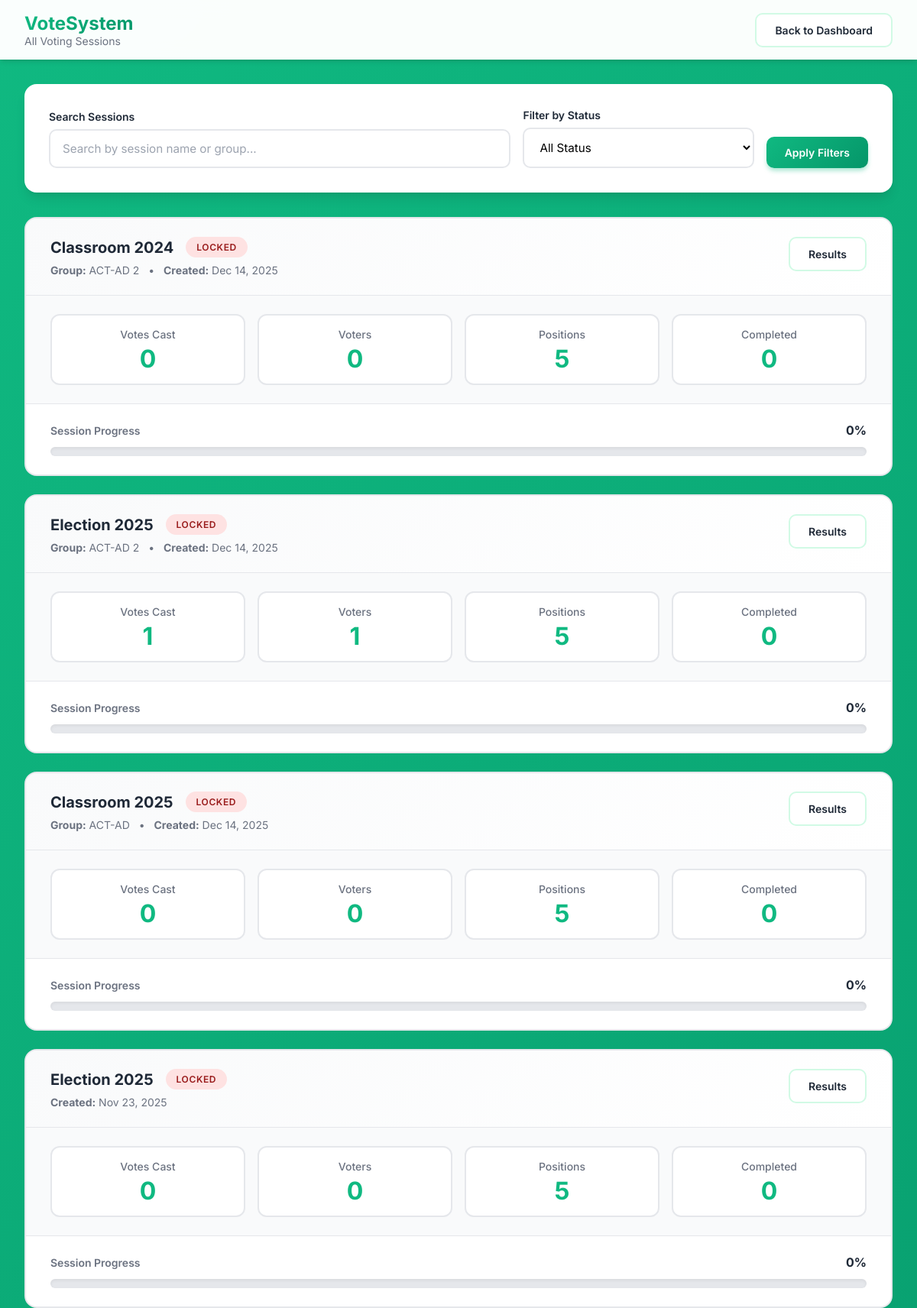
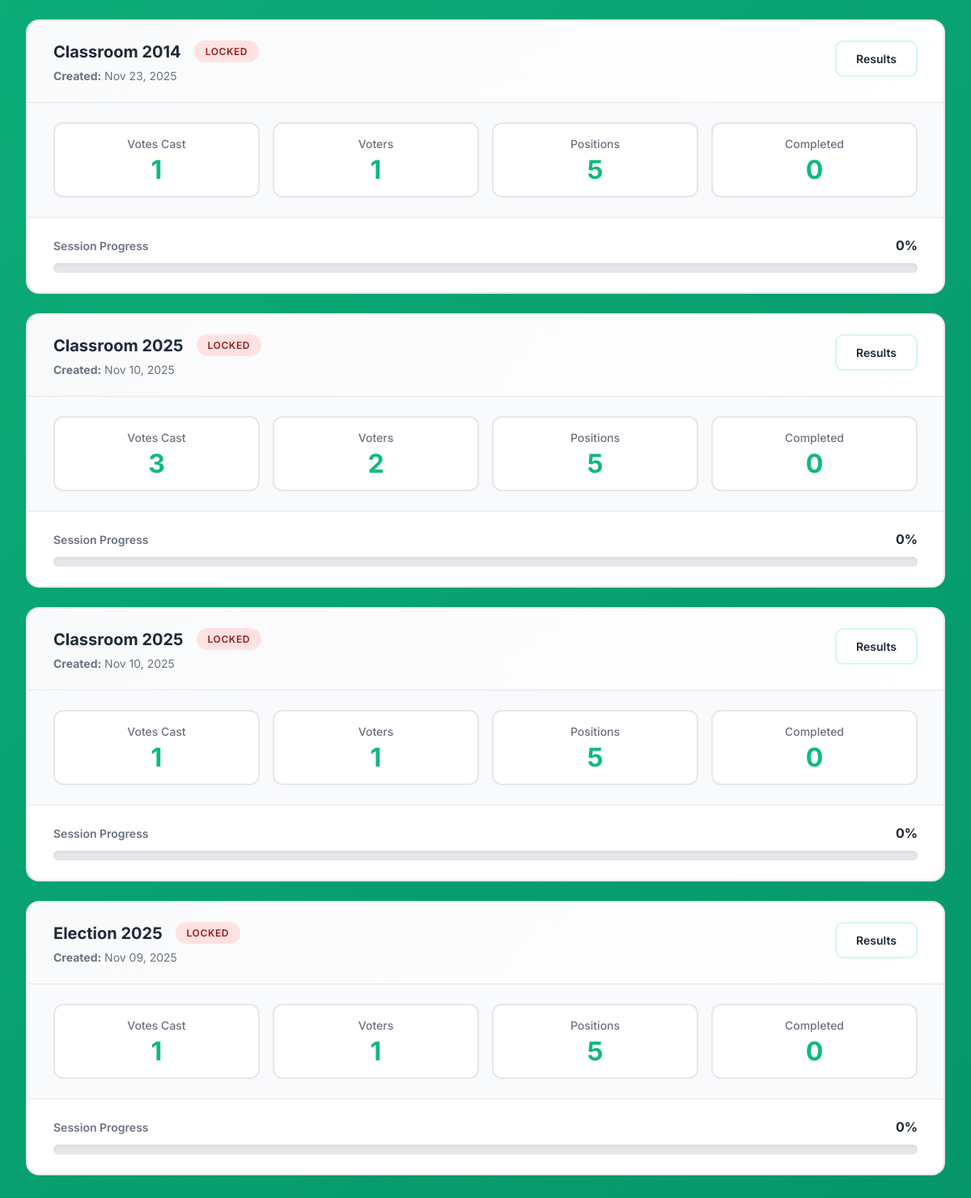
/helper/all_sessions.php (signed in), run on the app's committed database (2 pictures, top to bottom).
### tables this page shows
CREATE TABLE `voting_sessions` (
  `id` int(11) NOT NULL,
  `session_name` varchar(100) NOT NULL,
  `group_id` int(11) DEFAULT NULL,
  `description` text DEFAULT NULL,
  `start_date` date DEFAULT NULL,
  `end_date` date DEFAULT NULL,
  `status` enum('pending','active','paused','locked','completed') DEFAULT 'pending',
  `current_position_id` int(11) DEFAULT NULL,
  `created_by` int(11) NOT NULL,
  `created_at` timestamp NOT NULL DEFAULT current_timestamp(),
  `locked_at` timestamp NULL DEFAULT NULL,
  `deleted_at` timestamp NULL DEFAULT NULL,
  `deleted_by` int(11) DEFAULT NULL
);

CREATE TABLE `student_groups` (
  `id` int(11) NOT NULL,
  `group_name` varchar(100) NOT NULL,
  `description` text DEFAULT NULL,
  `created_at` timestamp NOT NULL DEFAULT current_timestamp(),
  `deleted_at` timestamp NULL DEFAULT NULL,
  `deleted_by` int(11) DEFAULT NULL
);

### helper/all_sessions.php (the view, shortened to what this page needs)
<?php
$conn = getDBConnection();
$searchTerm = isset($_GET['search']) ? trim($_GET['search']) : '';
$statusFilter = isset($_GET['status']) ? $_GET['status'] : 'all';
$query = "SELECT vs.*,
          sg.group_name,
          (SELECT COUNT(*) FROM votes WHERE session_id = vs.id) as total_votes,
          (SELECT COUNT(DISTINCT voter_id) FROM votes WHERE session_id = vs.id) as unique_voters,
          (SELECT COUNT(*) FROM positions) as total_positions,
          (SELECT COUNT(DISTINCT position_id) FROM candidates WHERE status IN ('elected', 'lost')) as completed_positions
          FROM voting_sessions vs
          LEFT JOIN student_groups sg ON vs.group_id = sg.id
          WHERE 1=1";
$query .= " ORDER BY vs.id DESC";
$stmt = $conn->prepare($query);
$stmt->execute();
$sessions = $stmt->get_result();
?>
<!DOCTYPE html>
<html lang="en">
<head>
</head>
<body>
    <nav class="modern-navbar">
        <div class="navbar-content">
            <div class="navbar-brand">
                <div class="brand-text">
                    <h1>VoteSystem</h1>
                    <p>All Voting Sessions</p>
                </div>
            </div>
            <a href="../admin/admin_dashboard.php" class="btn-modern btn-secondary">Back to Dashboard</a>
        </div>
    </nav>
    <div class="modern-container">
        <div class="modern-card fade-in">
            <div class="card-body">
                <form method="GET" class="filter-form">
                    <div class="form-group">
                        <label class="form-label">Search Sessions</label>
                        <input type="text" name="search" class="form-input"
                               placeholder="Search by session name or group..."
                               value="<?php echo htmlspecialchars($searchTerm); ?>">
                    </div>
                    <div class="form-group">
                        <label class="form-label">Filter by Status</label>
                        <select name="status" class="form-select">
                            <option value="all" <?php echo $statusFilter === 'all' ? 'selected' : ''; ?>>All Status</option>
                        </select>
                    </div>
                    <button type="submit" class="btn-modern btn-primary">
                        Apply Filters
                    </button>
                </form>
            </div>
        </div>
        <?php if ($sessions->num_rows > 0): ?>
            <?php
            $delay = 0.1;
            while ($session = $sessions->fetch_assoc()):
                $delay += 0.05;
                $progress = 0;
                if ($session['total_positions'] > 0) {
                    $progress = ($session['completed_positions'] / $session['total_positions']) * 100;
                }
            ?>
            <div class="session-card fade-in" style="animation-delay: <?php echo $delay; ?>s;">
                <div class="session-header">
                    <div style="flex: 1;">
                        <div style="display: flex; align-items: center; gap: 1rem; margin-bottom: 0.5rem; flex-wrap: wrap;">
                            <h3 class="session-title"><?php echo htmlspecialchars($session['session_name']); ?></h3>
                            <span class="status-badge badge-<?php echo $session['status']; ?>">
                                <?php echo strtoupper($session['status']); ?>
                            </span>
                        </div>
                        <p class="session-meta">
                            <?php if ($session['group_name']): ?>
                                <strong>Group:</strong> <?php echo htmlspecialchars($session['group_name']); ?>
                                <span style="margin: 0 0.5rem;">•</span>
                            <?php endif; ?>
                            <strong>Created:</strong> <?php echo date('M d, Y', strtotime($session['created_at'])); ?>
                        </p>
                    </div>
                    <div class="header-actions">
                        <a href="../views/view_results.php?session_id=<?php echo $session['id']; ?>" class="btn-modern btn-secondary">
                            Results
                        </a>
                    </div>
                </div>
                <div class="stats-grid">
                    <div class="stat-item">
                        <div class="stat-label">Votes Cast</div>
                        <div class="stat-number"><?php echo $session['total_votes']; ?></div>
                    </div>
                    <div class="stat-item">
                        <div class="stat-label">Voters</div>
                        <div class="stat-number"><?php echo $session['unique_voters']; ?></div>
                    </div>
                    <div class="stat-item">
                        <div class="stat-label">Positions</div>
                        <div class="stat-number"><?php echo $session['total_positions']; ?></div>
                    </div>
                    <div class="stat-item">
                        <div class="stat-label">Completed</div>
                        <div class="stat-number"><?php echo $session['completed_positions']; ?></div>
                    </div>
                </div>
                <div class="progress-container">
                    <div class="progress-header">
                        <span class="progress-label">Session Progress</span>
                        <span class="progress-percentage"><?php echo round($progress); ?>%</span>
                    </div>
                    <div class="progress-bar">
                    </div>
                </div>
            </div>
            <?php endwhile; ?>
        <?php endif; ?>
    </div>
</body>
</html>

### helper/all_sessions.php (style rules this page uses)
* { margin: 0; padding: 0; box-sizing: border-box; }
body { font-family: 'Inter', -apple-system, BlinkMacSystemFont, sans-serif; background: linear-gradient(135deg, #10b981 0%, #059669 100%); min-height: 100vh; padding-bottom: 2rem; }
.modern-navbar { background: rgba(255, 255, 255, 0.98); backdrop-filter: blur(10px); box-shadow: 0 4px 6px -1px rgba(0, 0, 0, 0.1), 0 2px 4px -1px rgba(0, 0, 0, 0.06); padding: 1rem 2rem; margin-bottom: 2rem; }
.navbar-content { max-width: 1400px; margin: 0 auto; display: flex; justify-content: space-between; align-items: center; }
.navbar-brand { display: flex; align-items: center; gap: 1rem; }
.brand-text h1 { font-size: 1.5rem; background: linear-gradient(135deg, #10b981 0%, #059669 100%); -webkit-background-clip: text; -webkit-text-fill-color: transparent; background-clip: text; }
.brand-text p { font-size: 0.875rem; color: #6b7280; }
.modern-container { max-width: 1400px; margin: 0 auto; padding: 0 2rem; }
.modern-card { background: white; border-radius: 16px; box-shadow: 0 10px 15px -3px rgba(0, 0, 0, 0.1), 0 4px 6px -2px rgba(0, 0, 0, 0.05); margin-bottom: 2rem; overflow: hidden; }
.card-body { padding: 2rem; }
.filter-form { display: grid; grid-template-columns: 2fr 1fr auto; gap: 1rem; align-items: end; }
.form-group { display: flex; flex-direction: column; gap: 0.5rem; }
.form-label { font-weight: 600; color: #1f2937; font-size: 0.875rem; }
.form-input, .form-select { padding: 0.875rem 1rem; border: 2px solid #e5e7eb; border-radius: 10px; font-size: 0.95rem; font-family: 'Inter', sans-serif; transition: all 0.3s ease; background: white; }
.form-input::placeholder { color: #9ca3af; }
.session-card { background: white; border: 2px solid #e5e7eb; border-radius: 16px; padding: 0; margin-bottom: 1.5rem; transition: all 0.3s ease; overflow: hidden; }
.session-header { background: linear-gradient(135deg, #f9fafb 0%, #ffffff 100%); padding: 1.5rem 2rem; border-bottom: 1px solid #e5e7eb; display: flex; justify-content: space-between; align-items: flex-start; gap: 1rem; }
.session-title { font-size: 1.25rem; font-weight: 700; color: #1f2937; margin: 0; }
.session-meta { color: #6b7280; font-size: 0.875rem; margin-top: 0.5rem; }
.status-badge { display: inline-block; padding: 0.375rem 0.875rem; border-radius: 50px; font-size: 0.75rem; font-weight: 600; text-transform: uppercase; letter-spacing: 0.05em; }
.badge-locked { background: #fee2e2; color: #991b1b; }
.header-actions { display: flex; gap: 0.75rem; flex-wrap: wrap; }
.stats-grid { display: grid; grid-template-columns: repeat(auto-fit, minmax(180px, 1fr)); gap: 1rem; padding: 1.5rem 2rem; background: #f9fafb; }
.stat-item { text-align: center; padding: 1rem; background: white; border-radius: 12px; border: 2px solid #e5e7eb; transition: all 0.3s ease; }
.stat-label { color: #6b7280; font-size: 0.875rem; font-weight: 500; margin-bottom: 0.5rem; }
.stat-number { font-size: 2rem; font-weight: 700; color: #10b981; line-height: 1; }
.progress-container { padding: 1.5rem 2rem; border-top: 1px solid #e5e7eb; }
.progress-header { display: flex; justify-content: space-between; align-items: center; margin-bottom: 0.75rem; }
.progress-label { color: #6b7280; font-size: 0.875rem; font-weight: 600; }
.progress-percentage { font-weight: 700; color: #1f2937; font-size: 1rem; }
.progress-bar { height: 12px; background: #e5e7eb; border-radius: 50px; overflow: hidden; box-shadow: inset 0 2px 4px rgba(0, 0, 0, 0.06); }
.btn-modern { padding: 0.75rem 1.5rem; border-radius: 10px; font-weight: 600; text-decoration: none; display: inline-flex; align-items: center; gap: 0.5rem; transition: all 0.3s ease; border: none; cursor: pointer; font-size: 0.875rem; font-family: 'Inter', sans-serif; }
.btn-primary { background: linear-gradient(135deg, #10b981 0%, #059669 100%); color: white; box-shadow: 0 4px 6px -1px rgba(16, 185, 129, 0.4); }
.btn-secondary { background: white; color: #1f2937; border: 2px solid #d1fae5; }
.fade-in { animation: fadeIn 0.5s ease forwards; }

### data on the page
voting_sessions: session_name "Classroom 2024", status "LOCKED", group.group_name "ACT-AD 2", created_at "Dec 14, 2025", total_votes "0", unique_voters "0", total_positions "5", completed_positions "0", progress "0"
voting_sessions: session_name "Election 2025", status "LOCKED", group.group_name "ACT-AD 2", created_at "Dec 14, 2025", total_votes "1", unique_voters "1", total_positions "5", completed_positions "0", progress "0"
voting_sessions: session_name "Classroom 2025", status "LOCKED", group.group_name "ACT-AD", created_at "Dec 14, 2025", total_votes "0", unique_voters "0", total_positions "5", completed_positions "0", progress "0"
voting_sessions: session_name "Election 2025", status "LOCKED", created_at "Nov 23, 2025", total_votes "0", unique_voters "0", total_positions "5", completed_positions "0", progress "0"
voting_sessions: session_name "Classroom 2014", status "LOCKED", created_at "Nov 23, 2025", total_votes "1", unique_voters "1", total_positions "5", completed_positions "0", progress "0"
voting_sessions: session_name "Classroom 2025", status "LOCKED", created_at "Nov 10, 2025", total_votes "3", unique_voters "2", total_positions "5", completed_positions "0", progress "0"
voting_sessions: session_name "Classroom 2025", status "LOCKED", created_at "Nov 10, 2025", total_votes "1", unique_voters "1", total_positions "5", completed_positions "0", progress "0"
voting_sessions: session_name "Election 2025", status "LOCKED", created_at "Nov 09, 2025", total_votes "1", unique_voters "1", total_positions "5", completed_positions "0", progress "0"
